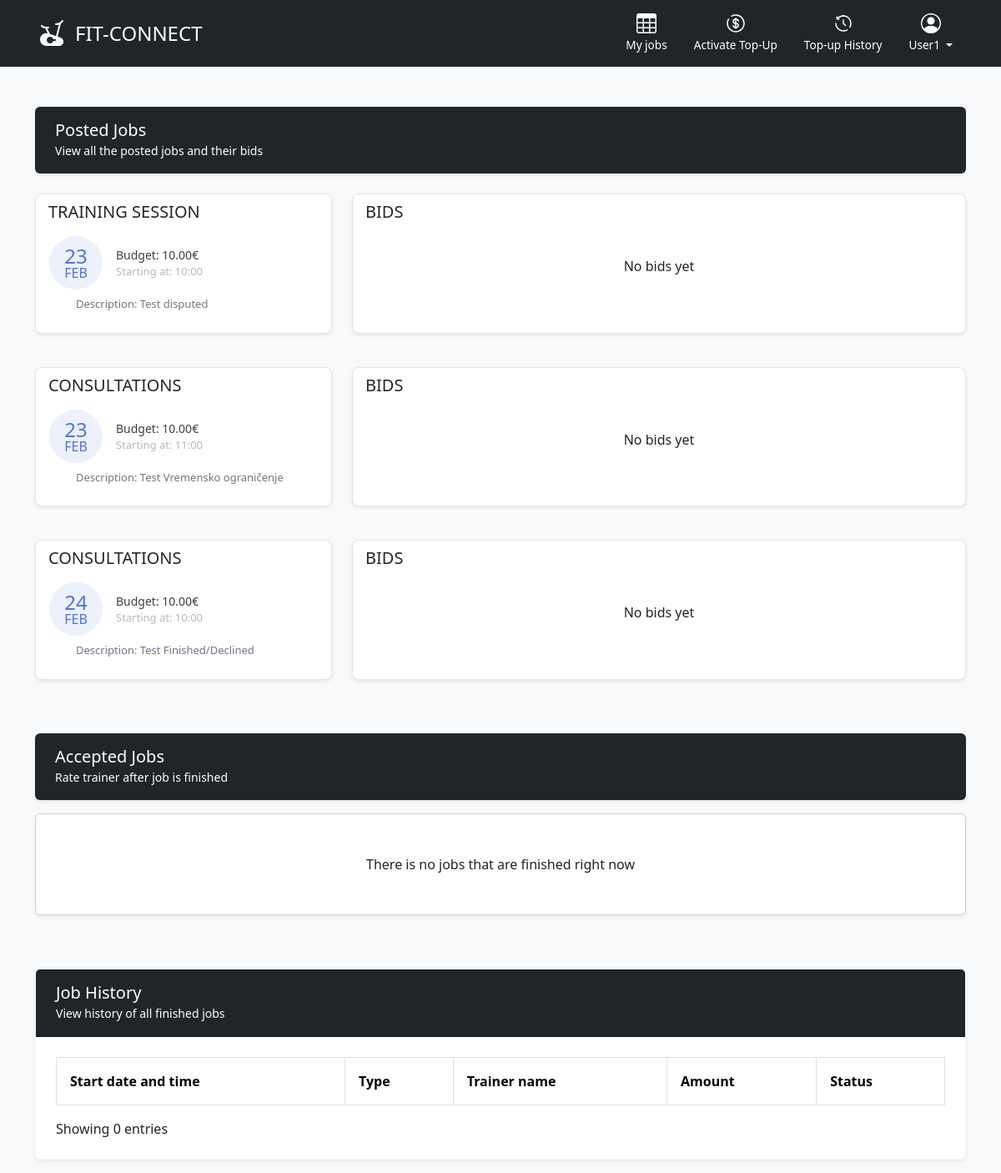
Screenshot of /jobs/ (signed in) with the database file from the repository.
### app/models.py (models this page shows, shortened)
class Job(models.Model):
    class Status(models.TextChoices):
        ACCEPTED = 'accepted', "Accepted"
        PUBLISHED = 'published', "Published"
    class Title(models.TextChoices):
        TRAINING_SESSION = 'training_session', "Training session"
        CONSULTATIONS = 'consultations', "Consultations"
    user = models.ForeignKey(UserProfile, on_delete=models.CASCADE)
    description = models.CharField(max_length=512)
    status = models.CharField(
            max_length=100,
            choices=Status.choices,
            default=Status.PUBLISHED,
    )
    title = models.CharField(
            max_length=100,
            choices=Title.choices,
            default=Title.TRAINING_SESSION,
    )
    budget = models.DecimalField(max_digits=8, decimal_places=2, default=0)
    start_time = models.DateTimeField(null=True)
    created_at = models.DateTimeField(auto_now_add=True)

### app/views.py (the view, shortened to what this page needs)
# urls.py: path('jobs/', views.jobs, name='jobs'),
def jobs(request):
    user_profile = UserProfile.objects.get(user=request.user)
    jobs = Job.objects.filter(user=user_profile).order_by('start_time')
    bids = Bid.objects.filter(job__user=user_profile).order_by('-job__start_time')
    accepted_completed_bids = Bid.objects.filter(
        Q(job__user=user_profile, accepted=True, completed=True) |
        Q(job__user=user_profile, accepted=True, disputed=True)
    ).count()
    any_job_is_published = any(job.status=='published' for job in jobs)
    for job in jobs:
        job.has_bid = job.bid_set.filter(job=job).exists()
    has_accepted_bid = False
    for bid in bids:
        if bid.accepted == True and bid.completed == False and bid.disputed == False:
            has_accepted_bid = True
    context = {'jobs': jobs, 'bids': bids, 'accepted_completed_bids': accepted_completed_bids, 'any_job_is_published': any_job_is_published, 'has_accepted_bid':has_accepted_bid}
    return render(request, 'app/jobs.html', context)

### app/templates/app/jobs.html (shortened to what this page needs)
{% extends "app/base.html" %}
{% load widget_tweaks %}
{% load static %}
{%block extrahead %}
<link rel="stylesheet" href="{% static 'app/css/jobs.css' %}" />
{% endblock %}
{% block content %}
<div class="container">
    <div
      class="d-flex align-items-center text-white rounded shadow-sm bg-dark mt-5"
    >
      <div class="text-white px-4 py-3">
        <h5 class="mb-0">Posted Jobs</h5>
        <div class="card-text">
          <small>View all the posted jobs and their bids</small>
        </div>
      </div>
    </div>
    {% if any_job_is_published %}
    <div class="column">
      {% for job in jobs %}
      {% if job.status == 'published' %}
      <div class="row mt-2">
        <div class="col-lg-4 py-3 my-auto">
          <div class="rate card shadow-sm">
            <div class="rate card-header no-border">
              {% if job.title == 'consultations' %}
              <h5 class="card-title">CONSULTATIONS</h5>
              {% else %}
              <h5 class="card-title">TRAINING SESSION</h5>
              {% endif %}
            </div>
            <div class="card-body pt-0">
              <div class="widget-49">
                <div class="widget-49-title-wrapper">
                  <div class="widget-49-date-primary">
                    <span class="widget-49-date-day"
                      >{{ job.start_time|date:"d"}}</span
                    >
                    <span class="widget-49-date-month"
                      >{{ job.start_time|date:"M"|upper}}</span
                    >
                  </div>
                  <div class="widget-49-meeting-info">
                    <span class="widget-49-pro-title"
                      >Budget: {{ job.budget }}€</span
                    >
                    <span class="widget-49-meeting-time"
                      >Starting at: {{ job.start_time|time:"H:i"}}</span
                    >
                  </div>
                </div>
                <div
                  class="widget-49-meeting-points px-4"
                  style="list-style-type: none"
                >
                  <p class="widget-49-meeting-item my-2">
                    <span>Description: {{ job.description }}</span>
                  </p>
                </div>
              </div>
            </div>
          </div>
        </div>
        <div class="col-lg-8 py-3">
            <div class="rate card shadow-sm h-100">
                <div class="rate card-header no-border">
                    <h5 class="card-title">BIDS</h5>
                </div>
                <div class="card-body p-4 pt-0">
                    {% if job.bid_set.all.count > 0 %}
                        <div class="row">
                            {% for bid in job.bid_set.all %}
                                <div class="col-6">
                                    <div class="card">
                                        <div class="card-body">
                                            <div class="d-flex justify-content-between p-md-1">
                                                <div class="d-flex flex-row">
                                                    <div>
                                                        <h5 class="mb-0">
                                                            {{ bid.bidder.user.first_name }} {{bid.bidder.user.last_name}}
                                                        </h5>
                                                        <p class="mb-0" style="color: #b1bac5">
                                                            &star;{{ bid.bidder.rating}}({{bid.bidder.number_of_jobs}})
                                                        </p>
                                                    </div>
                                                </div>
                                                <div class="align-self-center">
                                                    <h2 class="h2 mb-0" style="color: #4e73e5">
                                                        €{{ bid.price }}
                                                    </h2>
                                                </div>
                                            </div>
                                            <form method="post" action="{% url 'jobs' %}">
                                                {% csrf_token %}
                                                <input
                                                    type="hidden"
                                                    name="bid_id"
                                                    value="{{ bid.id }}"
                                                />
                                                <button
                                                    class="w-100 btn btn-primary mt-2"
                                                    type="submit"
                                                    name="accept_bid"
                                                >
                                                    Accept Bid
                                                </button>
                                            </form>
                                        </div>
                                    </div>
                                </div>
                            {% endfor %}
                        </div>
                    {% else %}
                        <p class="text-center mt-4">No bids yet</p>
                    {% endif %}
                </div>
            </div>
        </div>
      </div>
    {% endif %}
    {% endfor %}
  </div>
  {% endif %}
</div>
<div class="container">
  <div
    class="d-flex align-items-center text-white rounded shadow-sm bg-dark mt-5"
  >
    <div class="text-white px-4 py-3">
      <h5 class="mb-0">Accepted Jobs</h5>
      <div class="card-text">
        <small>Rate trainer after job is finished</small>
      </div>
    </div>
  </div>
  {% if has_accepted_bid %}
  <div class="row">
    {% for bid in bids %}
    {% if bid.accepted == True and bid.completed == False and bid.disputed == False %}
    <div class="col-lg-4 py-3">
      <div class="rate card shadow-sm">
        <div class="rate card-header no-border">
          {% if bid.job.title == 'consultations' %}
          <h5 class="card-title">CONSULTATIONS</h5>
          {% else %}
          <h5 class="card-title">TRAINING SESSION</h5>
          {% endif %}
        </div>
        <div class="card-body pt-0">
          <div class="widget-49">
            <div class="widget-49-title-wrapper">
              <div class="widget-49-date-primary">
                <span class="widget-49-date-day"
                  >{{ bid.job.start_time|date:"d"}}</span
                >
                <span class="widget-49-date-month"
                  >{{ bid.job.start_time|date:"M"|upper}}</span
                >
              </div>
              <div class="widget-49-meeting-info">
                <span class="widget-49-pro-title"
                  >{{ bid.bidder.user.first_name }} {{ bid.bidder.user.last_name }}</span
                >
                <span class="widget-49-meeting-time"
                  >Started at: {{ bid.job.start_time|time:"H:i"}}</span
                >
              </div>
            </div>
            <div
              class="widget-49-meeting-points px-4"
              style="list-style-type: none"
            >
              <p class="widget-49-meeting-item my-2">
                <span>Price: {{ bid.price }}€</span><br /><span
                  >Description: {{ bid.job.description }}</span
                >
              </p>
            </div>
            <div class="row">
              <div class="col">
                  <div class="widget-49-meeting-action flex-shrink-0 dropdown" style="text-align: left!important;">
                      <a href="#" class="nav-link text-decoration-none dropdown-toggle" id="rate" data-bs-toggle="dropdown" aria-expanded="false">Rate Job</a>
                      <ul class="dropdown-menu text-small shadow-sm dropdown-menu-end" aria-labelledby="rate">
                          <form method="post" action="{% url 'jobs' %}" class="px-3 pb-1">
                              {% csrf_token %}
                              <input type="hidden" name="bidder_id" value="{{ bid.id }}" />
                              <input type="range" name="rating" class="form-range" min="1" max="5" step="0.5" id="customRange2" style="appearance: auto" list="values" />
                              <datalist id="values" style="display: flex; flex-direction: row; justify-content: space-between; writing-mode: horizontal-tb;">
                                  <option value="1" label="&star;"></option>
                                  <option value="2" label=" "></option>
                                  <option value="3" label=" "></option>
                                  <option value="4" label=" "></option>
                                  <option value="5" label="&#9733;"></option>
                              </datalist>
                              <li><hr class="dropdown-divider mb-1" /></li>
                              <button class="w-100 btn btn-primary mt-2" type="submit" name="rate_job">Submit Rating</button>
                          </form>
                      </ul>
                  </div>
              </div>
              <div class="col">
                  <div class="widget-49-meeting-action flex-shrink-0 dropdown">
                      <a href="#" class="nav-link text-decoration-none dropdown-toggle" id="dispute" data-bs-toggle="dropdown" aria-expanded="false">Dispute Job</a>
                      <ul class="dropdown-menu text-small shadow-sm dropdown-menu-end" aria-labelledby="dispute">
                          <form method="post" action="{% url 'dispute_job' %}" class="px-3 pb-1">
                              {% csrf_token %}
                              <input type="hidden" name="bidder_id" value="{{ bid.id }}" />
                              <textarea name="reason" class="form-control" placeholder="Enter dispute reason" required></textarea>
                              <button class="w-100 btn btn-danger mt-2" type="submit" name="dispute_job">Submit Dispute</button>
                          </form>
                      </ul>
                  </div>
              </div>
          </div>
          </div>
        </div>
      </div>
    </div>
    {% endif %}
    {% endfor %}
  </div>
  {% else %}
  <div class="row">
    <div class="container-sm py-3">
        <div class="card rounded shadow-sm py-5">
            <p class="text-center mb-0">There is no jobs that are finished right now</p>
        </div>
    </div>
  </div>
  {% endif %}
</div>
<div class="container">
  <div class="card border-light my-3 bg-body rounded shadow-sm mt-5">
    <div class="card-header text-white bg-dark px-4 py-3">
      <h5 class="mb-0">Job History</h5>
      <div class="card-text">
        <small>View history of all finished jobs</small>
      </div>
    </div>
    <div class="card-body p-4">
      <table class="table table-striped table-bordered pb-2">
        <thead>
          <tr>
            <th>Start date and time</th>
            <th>Type</th>
            <th>Trainer name</th>
            <th>Amount</th>
            <th>Status</th>
          </tr>
        </thead>
      </table>
      <p class="mb-0">Showing {{ accepted_completed_bids }} entries</p>
    </div>
  </div>
</div>
{% endblock content %}

### app/templates/app/base.html (shortened to what this page needs)
{% load static %}
{% load widget_tweaks %}
<!doctype html>
<html lang="en">
    <head>
        <link rel="stylesheet" href="{% static 'app/css/base.css' %}">
        <link href="https://cdn.jsdelivr.net/npm/bootstrap@5.3.2/dist/css/bootstrap.min.css" rel="stylesheet">
        {% block extrahead %}
        {% endblock extrahead %}
    </head>
    <body>
        <header>
            <div class="px-3 py-2 bg-dark text-white">
            <div class="container">
                <div class="d-flex flex-wrap align-items-center justify-content-center justify-content-lg-start">
                <a href="/" class="d-flex align-items-center my-2 my-lg-0 me-lg-auto text-white text-decoration-none">
                    <svg class="bi me-2" width="40" height="32" role="img" aria-label="Logo"><use xlink:href="#logo"/></svg>
                    <span class="fs-4">FIT-CONNECT</span>
                </a>
                <ul class="nav col-12 col-lg-auto my-2 justify-content-center my-md-0 text-small">
                    {% if user.is_authenticated %}
                        {% if user.userprofile %}
                        <li>
                            <a href="{% url 'jobs' %}" class="nav-link text-white">
                                <svg class="bi d-block mx-auto mb-1" width="24" height="24"><use xlink:href="#table"/></svg>
                                My jobs
                            </a>
                        </li>
                        <li>
                            <a href="{% url 'top_up' %}" class="nav-link text-white">
                                <svg class="bi d-block mx-auto mb-1" width="24" height="24"><use xlink:href="#dollar"/></svg>
                                Activate Top-Up
                            </a>
                        </li>
                        <li>
                            <a href="{% url 'all_top_ups' %}" class="nav-link text-white">
                                <svg class="bi d-block mx-auto mb-1" width="24" height="24"><use xlink:href="#history"/></svg>
                                Top-up History
                            </a>
                        </li>
                        <li>
                            <div class="flex-shrink-0 dropdown">
                                <a href="#" class="nav-link text-white text-decoration-none dropdown-toggle" id="dropdownUser2" data-bs-toggle="dropdown" aria-expanded="false">
                                    <svg class="bi d-block mx-auto mb-1" width="24" height="24"><use xlink:href="#people-circle"/></svg>
                                    {{ request.user.username }}
                                </a>
                            </div>
                        </li>
                        {% endif %}
                    {% endif %}
                </ul>
                </div>
            </div>
            </div>
        </header>
        <main>
            {% block content %}
            {% endblock content %}
        </main>
    </body>
</html>

### rows the page displays
Job: title "TRAINING SESSION", start_time "23", start_time "FEB", budget "10.00", start_time "10:00", description "Test disputed", shows "No bids yet"
Job: title "CONSULTATIONS", start_time "23", start_time "FEB", budget "10.00", start_time "11:00", description "Test Vremensko ograničenje", shows "No bids yet"
Job: title "CONSULTATIONS", start_time "24", start_time "FEB", budget "10.00", start_time "10:00", description "Test Finished/Declined", shows "No bids yet"

### other values shown
{{ request.user.username }} "User1"
{{ accepted_completed_bids }} "0"
